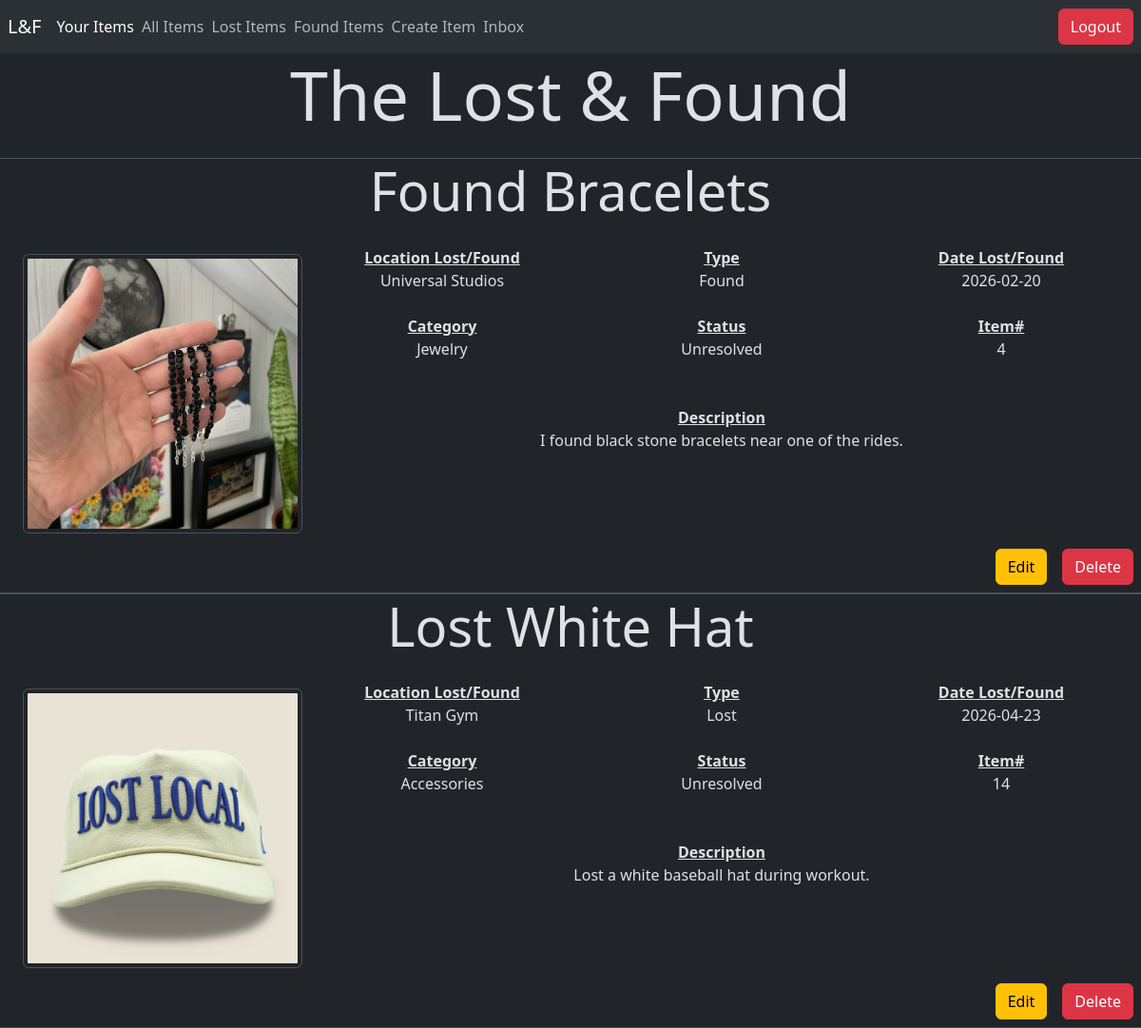
The page /user_items.php (signed in) on the database as committed earlier.
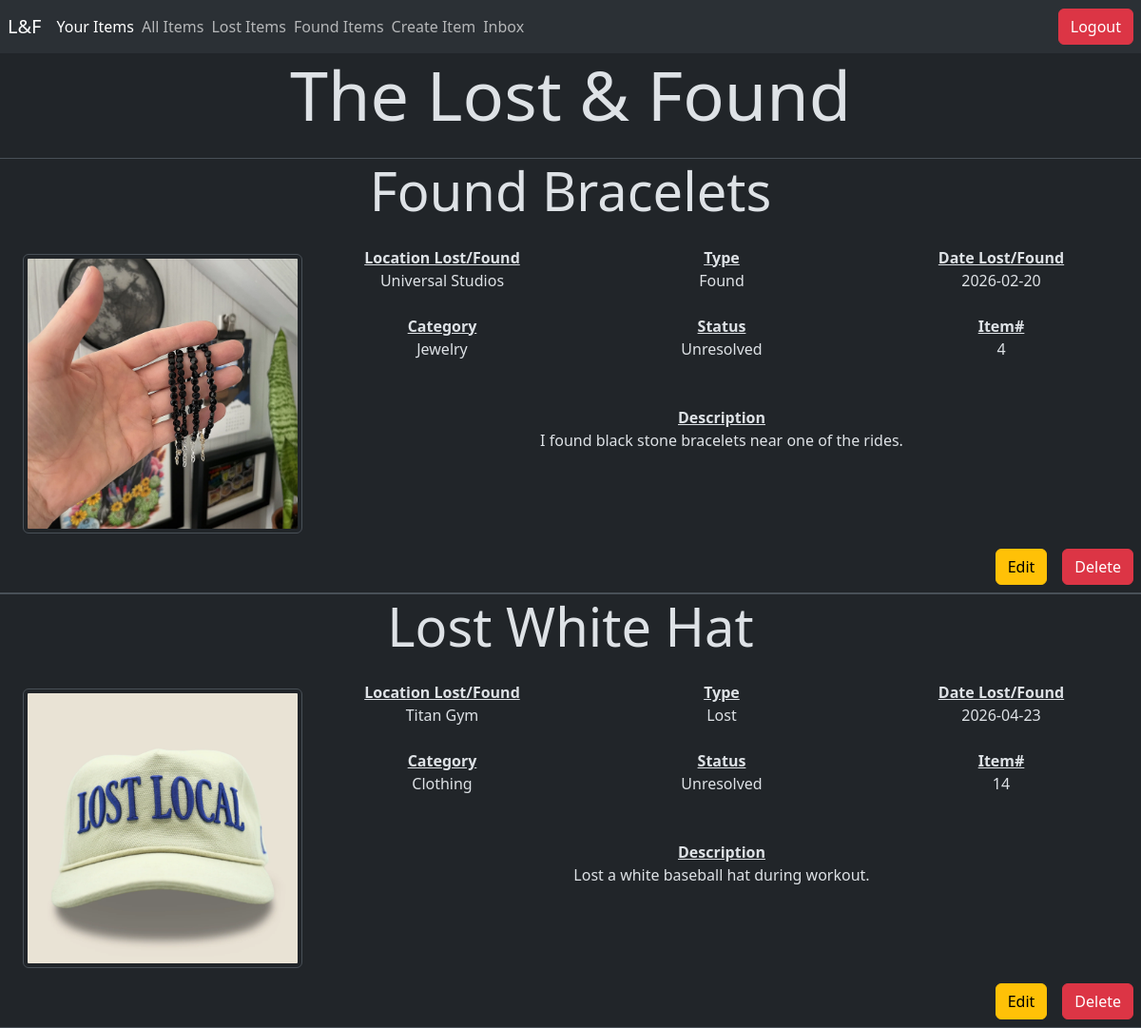
The same page on the database as committed later.
### tables this page shows
CREATE TABLE ITEM (
    Item_id INT AUTO_INCREMENT,
    Inserted_at TIMESTAMP NOT NULL,
    Location VARCHAR(50) NOT NULL,
    Description VARCHAR(250) NOT NULL,
    Title VARCHAR(50) NOT NULL, 
    Type VARCHAR(20) NOT NULL,
    Category VARCHAR(20) NOT NULL,
    Status VARCHAR(20) NOT NULL,
    Date DATE NOT NULL,
    Img VARCHAR(225) NOT NULL,
    User_id INT NOT NULL,

    PRIMARY KEY (Item_id),
    FOREIGN KEY (User_id) REFERENCES USER (User_id)
);

### user_items.php (the view, shortened to what this page needs)
<?php
include("connect.php");
$user_id = $_SESSION["User_id"];
$user_email = $_SESSION["Email"];
$sql_fetch_user_items = "select * from Item where User_id='$user_id';";
$items = $conn->query($sql_fetch_user_items);
$sql_fetch_notifications = "select count(*) from notification where Recipient_email = '$user_email';";
$notifications = $conn->query($sql_fetch_notifications);
$row = $notifications->fetch_assoc();
$count = $row['count(*)'];
?>
<!doctype html>
<html lang="en" class="h-100" data-bs-theme="dark">
<head>
    <link href="https://cdn.jsdelivr.net/npm/bootstrap@5.3.8/dist/css/bootstrap.min.css" rel="stylesheet">
</head>
<nav class="navbar bg-body-tertiary">
    <a class="navbar-brand ms-2" href="#">L&F</a>
    <ul class="navbar-nav me-auto flex-row d-flex">
        <li class="nav-item me-2">
            <a class="nav-link active" href="user_items.php">Your Items</a>
        </li>
        <li class='nav-item me-2'>
            <a class='nav-link' href='view_items.php'>All Items</a>
        </li>
        <li class="nav-item me-2">
            <a class="nav-link" href="lost_items.php">Lost Items</a>
        </li>
        <li class="nav-item me-2">
            <a class="nav-link" href="found_items.php">Found Items</a>
        </li>
        <li class="nav-item me-2">
            <a class="nav-link" href="item_submission.php">Create Item</a>
        </li>
        <?php
        if ($count > 0) {
            echo ("
            <li class='nav-item me-2'>
                <a class='nav-link' href='view_conversations.php'>Inbox*</a>
            </li>
            ");
        } else {
            echo ("
            <li class='nav-item me-2'>
                <a class='nav-link' href='view_conversations.php'>Inbox</a>
            </li>
            ");
        } ?>
    </ul>
    <a href="logout.php">
        <button class="btn btn-danger me-2" type="button">Logout</button>
    </a>
</nav>
<body>
    <h1 class="display-2 text-center mb-4">The Lost & Found</h1>
    <?php while ($row = $items->fetch_assoc()) {
    ?>
        <div class="border-bottom border-top">
            <h1 class="display-4 text-center mb-4"><?php echo $row['Title']; ?></h1>
            <div class="d-flex justify-content-evenly text-center text-break">
                <div class="w-25 d-flex align-items-center flex-column justify-content-center ms-4">
                    <img src="<?php echo $row['Img']; ?>" class="img-thumbnail mb-2 mt-2 rounded">
                </div>
                <div class="w-75 d-flex flex-column">
                    <div class="d-flex justify-content-evenly w-100">
                        <div class="w-100">
                            <b class="text-decoration-underline">Location Lost/Found</b><br>
                            <p><?php echo $row['Location']; ?></p>
                        </div>
                        <div class="w-100">
                            <b class="text-decoration-underline">Type</b><br>
                            <p><?php echo $row['Type']; ?></p>
                        </div>
                        <div class="w-100">
                            <b class="text-decoration-underline">Date Lost/Found</b><br>
                            <p><?php echo $row['Date']; ?></p>
                        </div>
                    </div>
                    <div class="d-flex justify-content-evenly w-100 mt-2 mb-2">
                        <div class="w-100">
                            <b class="text-decoration-underline">Category</b><br>
                            <p><?php echo $row['Category']; ?></p>
                        </div>
                        <div class="w-100">
                            <b class="text-decoration-underline">Status</b><br>
                            <p><?php echo $row['Status']; ?></p>
                        </div>
                        <div class="w-100">
                            <b class="text-decoration-underline">Item#</b><br>
                            <p><?php echo $row['Item_id']; ?></p>
                        </div>
                    </div>
                    <div class="w-100 mt-4">
                        <b class="text-decoration-underline">Description</b><br>
                        <p><?php echo $row['Description']; ?></p>
                    </div>
                </div>
            </div>
            <?php
            echo ("
            <div class='d-flex justify-content-end'>
                <a href='edit_item.php?item_id=" . $row['Item_id'] . "'>
                    <button class='btn btn-warning m-2' type='button'>Edit</button>
                </a>
                <a href='delete_item.php?item_id=" . $row['Item_id'] . "'>
                    <button class='btn btn-danger m-2' type='button'>Delete</button>
                </a>
            </div>");
            ?>
        </div>
    <?php } ?>
</body>
</html>

Rows that differ between the two databases and show on the page:
changed item "Lost White Hat": Category "Accessories" → "Clothing"
